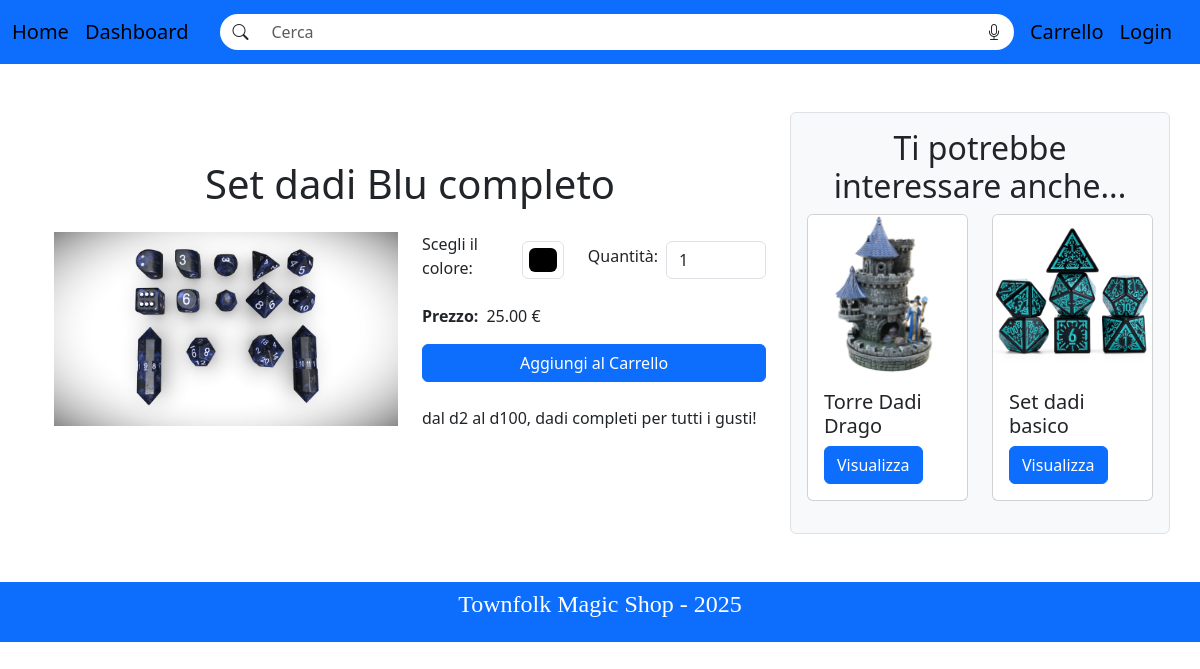
/prodotto.php?id=4, run on the app's committed database.
### tables this page shows
CREATE TABLE `prodotti` (
  `id` int(11) NOT NULL,
  `id_categoria` int(11) NOT NULL,
  `id_venditore` int(11) NOT NULL,
  `titolo` varchar(150) NOT NULL,
  `descrizione` text NOT NULL,
  `prezzo` decimal(10,2) NOT NULL,
  `sconto` decimal(5,2) DEFAULT 0.00,
  `quantita_disponibile` int(11) NOT NULL,
  `immagine` varchar(250) NOT NULL,
  `data_creazione` timestamp NOT NULL DEFAULT current_timestamp(),
  `data_aggiornamento` timestamp NULL DEFAULT NULL ON UPDATE current_timestamp(),
  `edizione_limitata` tinyint(1) NOT NULL DEFAULT 0
);

### prodotto.php (called while the page is built)
<?php
require_once 'bootstrap.php';
$idprodotto = -1;
if (isset($_GET["id"])) {
    $idprodotto = $_GET["id"];
}
$templateParams["prodotto"] = $dbh->getProductById($idprodotto);
if ($templateParams["prodotto"] && count($templateParams["prodotto"]) > 0) {
    $titoloProdotto = $templateParams["prodotto"]["titolo"];
    $templateParams["titolo"] = "TownfolkMagicShop - " . $titoloProdotto;
} else {
    $templateParams["titolo"] = "TownfolkMagicShop - Prodotto non trovato";
    $templateParams["prodotto"] = null;
}
$templateParams["nome"] = "singolo-prodotto.php";
$templateParams["categorie"] = $dbh->getCategories();
require 'template/base.php';
?>

### bootstrap.php (called while the page is built, shortened)
<?php
require_once("utils/functions.php");
require_once("database/database.php");
$dbh = new DatabaseHelper("localhost", "root", "", "townfolkmagicshop", 3307);
$templateParams["ruolo"] = isUserLoggedIn() ? $dbh->getRoleByUsername($_SESSION["username"])["ruolo"] : "cliente";
$templateParams["prodottiCasuali"] = $dbh->getRandomProducts(2);
?>

### database/database.php (called while the page is built, shortened)
<?php
class DatabaseHelper
{
    private $db;
    public function __construct($servername, $username, $password, $dbname, $port)
    {
        $this->db = new mysqli($servername, $username, $password, $dbname, $port);
    }
    public function getRandomProducts($n = 2)
    {
        $stmt = $this->db->prepare("SELECT id, titolo, immagine FROM prodotti ORDER BY RAND() LIMIT ?");
        $stmt->bind_param('i', $n);
        $stmt->execute();
        $result = $stmt->get_result();
        return $result->fetch_all(MYSQLI_ASSOC);
    }
    public function getCategories()
    {
        $stmt = $this->db->prepare("SELECT * FROM categorie");
        $stmt->execute();
        $result = $stmt->get_result();
        return $result->fetch_all(MYSQLI_ASSOC);
    }
    public function getProductById($id)
    {
        $query = "SELECT * FROM prodotti WHERE id=?";
        $stmt = $this->db->prepare($query);
        $stmt->bind_param('i', $id);
        $stmt->execute();
        $result = $stmt->get_result();
        return $result->fetch_assoc();
    }
}
?>

### template/base.php (the view, shortened to what this page needs)
<!DOCTYPE html>
<html lang="it">
<head>
    <link rel="stylesheet" type="text/css" href="./css/style.css" />
    <link href="https://cdn.jsdelivr.net/npm/bootstrap-icons/font/bootstrap-icons.css" rel="stylesheet">
    <link href="https://cdn.jsdelivr.net/npm/bootstrap@5.3.3/dist/css/bootstrap.min.css" rel="stylesheet"
>
</head>
<body>
    <header class="bg-primary text-white text-center py-1">
        <nav class="navbar navbar-expand-lg navbar-light">
            <div class="container-fluid d-flex justify-content-between align-items-center">
                <div class="d-flex align-items-center">
                    <a class="navbar-brand d-none d-lg-block" href="index.php">Home</a>
                    <a class="navbar-brand d-none d-lg-block" href="dashboard.php">Dashboard</a>
                </div>
                <div class="flex-grow-1 mx-3 d-flex align-items-center position-relative">
                    <div class="input-group rounded-pill">
                        <span class="input-group-text bg-white border-0 rounded-pill-start"><i
                                class="bi bi-search"></i></span>
                        <input class="form-control border-0" type="search" id="search" placeholder="Cerca"
                            aria-label="Search">
                        <span class="input-group-text bg-white border-0 rounded-pill-end"><i
                                class="bi bi-mic"></i></span>
                    </div>
                </div>
                <div class="d-flex align-items-center">
                    <?php echo getUserIcon($templateParams["ruolo"]) ?>
                    <?php if (isUserLoggedIn()): ?>
                        <a class="navbar-brand d-none d-lg-block" href="login.php">Ciao,
                            <?php echo $_SESSION["username"]; ?>!</a>
                    <?php else: ?>
                        <a class="navbar-brand d-none d-lg-block" href="login.php">Login</a>
                    <?php endif; ?>
                </div>
            </div>
        </nav>
    </header>
    <div class="container mt-5 mb-5">
        <div class="row">
            <main id="main-content" class="col-12 col-md-8 order-md-1">
                <?php
                if (isset($templateParams["nome"])) {
                    require($templateParams["nome"]);
                }
                ?>
            </main>
            <aside class="col-12 col-md-4 order-md-2 mt-5 mt-md-0 p-3 border rounded bg-light">
                <?php if ($templateParams["ruolo"] == "venditore"): ?>
                    <section>
                        <h2 class="text-center">Link Utili</h2>
                        <div class="d-grid gap-2">
                            <a href="notifiche.php" class="btn btn-primary">Gestisci notifiche</a>
                            <a href="ordini.php" class="btn btn-primary">Gestisci ordini</a>
                            <a href="dashboard.php" class="btn btn-primary">Gestisci prodotti</a>
                        </div>
                    </section>
                <?php else: ?>
                    <section>
                        <h2 class="text-center">Ti potrebbe interessare anche...</h2>
                        <div class="row">
                            <?php foreach ($templateParams["prodottiCasuali"] as $prodottocasuale): ?>
                                <div class="col-12 col-md-6 mb-3">
                                    <div class="card">
                                        <img src="<?php echo UPLOAD_DIR . $prodottocasuale["immagine"]; ?>" class="card-img-top"
                                            alt="<?php echo $prodottocasuale["titolo"]; ?>">
                                        <div class="card-body">
                                            <h5 class="card-title"><?php echo $prodottocasuale["titolo"]; ?></h5>
                                            <a href="prodotto.php?id=<?php echo $prodottocasuale["id"]; ?>"
                                                class="btn btn-primary">Visualizza</a>
                                        </div>
                                    </div>
                                </div>
                            <?php endforeach; ?>
                        </div>
                    </section>
                <?php endif; ?>
            </aside>
        </div>
    </div>
    <footer class="bg-primary text-white text-center py-1">
        <p class="footer-text"> Townfolk Magic Shop - <?php echo date("Y"); ?></p>
    </footer>
</body>
</html>

### template/singolo-prodotto.php
<?php if ($templateParams["prodotto"] == null): ?>
    <article>
        <p>Prodotto non presente</p>
    </article>
<?php else:
    $prodotto = $templateParams["prodotto"];
    ?>
    <div class="container mt-5">
        <div class="text-center">
            <h1><?php echo htmlspecialchars($prodotto["titolo"]); ?></h1>
        </div>
        <div class="row mt-4">
            <div class="col-12 col-md-6 mb-3">
                <img src="<?php echo UPLOAD_DIR . htmlspecialchars($prodotto["immagine"]); ?>"
                    alt="<?php echo htmlspecialchars($prodotto["titolo"]); ?>" class="img-fluid">
            </div>
            <div class="col-12 col-md-6 mb-3">
                <div class="d-flex align-items-center mb-3">
                    <label for="colorPicker" class="form-label me-2">Scegli il colore:</label>
                    <input type="color" id="colorPicker" name="colorPicker" class="form-control form-control-color me-4">
                    <label for="quantity" class="form-label me-2">Quantità:</label>
                    <input type="number" id="quantity" name="quantity" class="form-control quantity-input" min="1"
                        max="<?php echo htmlspecialchars($prodotto["quantita_disponibile"]); ?>" value="1">
                </div>
                <div class="d-flex align-items-center mb-3">
                    <p class="mb-0"><strong>Prezzo:</strong></p>
                    <p class="mb-0 ms-2"><?php echo number_format($prodotto["prezzo"], 2); ?> €</p>
                </div>
                <div class="mb-3">
                    <button class="btn btn-primary w-100"
                        onclick="aggiungiAlCarrello(<?php echo $prodotto['id']; ?>)">Aggiungi al Carrello</button>
                </div>
                <div class="mt-4">
                    <p><?php echo htmlspecialchars($prodotto["descrizione"]); ?></p>
                </div>
            </div>
        </div>
    </div>
<?php endif; ?>

### css/style.css (style rules this page uses)
.input-group-text.rounded-pill-start { border-top-left-radius: 50px; border-bottom-left-radius: 50px; }
.input-group-text.rounded-pill-end { border-top-right-radius: 50px; border-bottom-right-radius: 50px; }
.footer-text { font-family: 'UnifrakturCook', Georgia, serif; font-size: 1.5rem; }
.quantity-input { max-width: 100px; }
@media (min-width: 768px) { .form-control::placeholder { color: transparent; } }

### data on the page
prodotti: titolo "Set dadi Blu completo", immagine (picture), prezzo "25.00", descrizione "dal d2 al d100, dadi completi per tutti i gusti!"
prodotti: immagine (picture), titolo "Torre Dadi Drago"
prodotti: immagine (picture), titolo "Set dadi basico"
